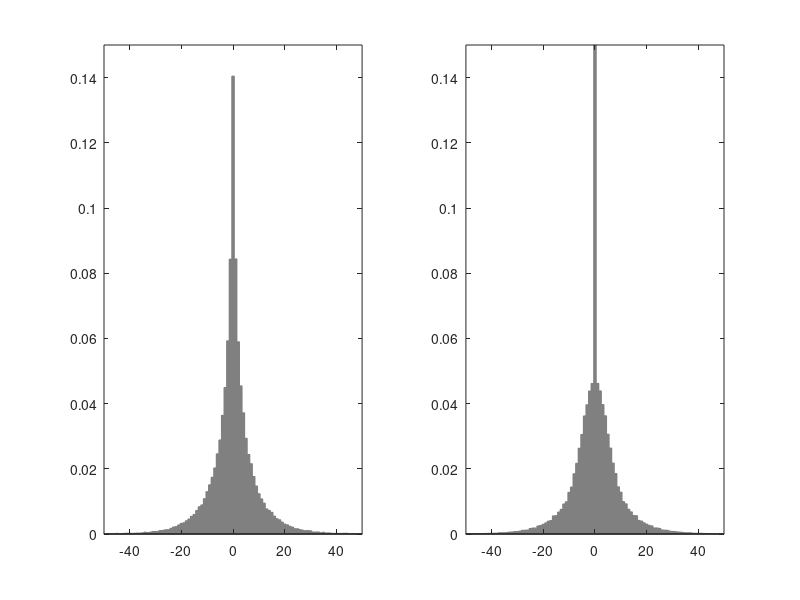

MATLAB code for this plot:
clear all
close all
clc


rng(0)

num = 100000;
border = 1;


X = normrnd(0, 2, [num, 1]);
% W = rand(num, 1);
% W = randn(num, 1)*100;
W = normrnd(-2, 4, [num, 1]);



Z = X .* W;


line_X = round(min(X)):border:round(max(X));
f_X = hist(X, line_X);
f_X = f_X/num;

line_W = round(min(W)):border:round(max(W));
f_W = hist(W, line_W);
f_W = f_W/num;

line_Z = round(min(Z)):border*1:round(max(Z));
f_Z = hist(Z, line_Z);
f_Z = f_Z/num;





X = round(X*(1/border))*border;
W = round(W*(1/border))*border;



% assume z = 200

% product distribution simulation experiment





% line_t = 1:border:2000;
% f_t = 1:border:2000;


line_t = -100:border:100;
f_t = -100:border:100;


for j = 1:max(size(line_t))
    z = line_t(j);
    p_all = 0;
    for i = 1:max(size(line_X))
        x = line_X(i);

        if x ~= 0
            p_x = f_X(find(line_X == x));

            w = round( (z/x)*(1/border))*border;
            pos = find(line_W == w);

            p_w = 0;
            if min(size(pos)) > 0
                p_w = p_w + f_W(pos);
            end

            temp = p_x*p_w*(1/abs(x));
            p_all = p_all + temp;
        end
    end

    if z == 0
        p_x_0 = sum(X == 0)/num;
        p_w_0 = sum(X == 0)/num;

        p_all = p_all + p_x_0*(1 - p_w_0) + (1 - p_x_0)*p_w_0 + p_x_0*p_w_0;
    end

    f_t(j) = p_all;
end





figure
% subplot(1, 4, 1)
% bar(line_X, f_X, 1, 'FaceColor', [0.5 0.5 0.5], 'EdgeColor', [0.5 0.5 0.5])
% subplot(1, 4, 2)
% bar(line_W, f_W, 1, 'FaceColor', [0.5 0.5 0.5], 'EdgeColor', [0.5 0.5 0.5])
subplot(1, 2, 1)
bar(line_Z, f_Z, 1, 'FaceColor', [0.5 0.5 0.5], 'EdgeColor', [0.5 0.5 0.5])
ylim([0 0.15])
xlim([-50 50])
subplot(1, 2, 2)
bar(line_t, f_t, 1, 'FaceColor', [0.5 0.5 0.5], 'EdgeColor', [0.5 0.5 0.5])
ylim([0 0.15])
xlim([-50 50])




% f_Z_t = abs(f_t - f_t);
% f_Z_t( round( line_Z * (1/border) )) = f_Z;
% 
% 
% p_value = sum(f_Z_t .* f_t)/(sum(f_Z_t.*f_Z_t)^(0.5) * sum(f_t.*f_t)^(0.5))
